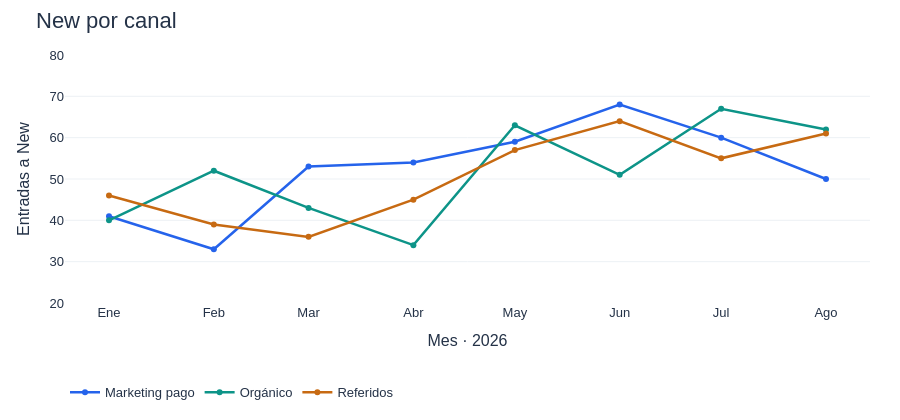

The notebook cell saved with this chart:
### Markdown cell above
#### Desglose por canal
**Por qué segmentamos:** identificar si el crecimiento de New se concentró en algún canal o fue compartido por todos.

### Code cell
from scripts.cro_charts import grafica_new_por_canal
figura_canales=grafica_new_por_canal(METRICAS/'demanda.csv')
figura_canales.show(renderer='plotly_mimetype',config=CONFIG)

### Figure 1 — Plotly figure (JSON) as saved in the notebook; plotly's stock layout.template omitted (floating-point values rounded to 4 significant figures)
{"data": [{"customdata": [["Ene 2026", "—"], ["Feb 2026", "-19,5%"], ["Mar 2026", "+60,6%"], ["Abr 2026", "+1,9%"], ["May 2026", "+9,3%"], ["Jun 2026", "+15,3%"], ["Jul 2026", "-11,8%"], ["Ago 2026", "-16,7%"]], "hovertemplate": "<b>Marketing pago</b> · %{customdata[0]}<br>Entradas a New: %{y:.0f}<br>Variación mensual: %{customdata[1]}<extra></extra>", "line": {"color": "#2563eb", "width": 2.5}, "marker": {"size": 6}, "mode": "lines+markers", "name": "Marketing pago", "type": "scatter", "x": ["2026-01-01T00:00:00", "2026-02-01T00:00:00", "2026-03-01T00:00:00", "2026-04-01T00:00:00", "2026-05-01T00:00:00", "2026-06-01T00:00:00", "2026-07-01T00:00:00", "2026-08-01T00:00:00"], "y": [41, 33, 53, 54, 59, 68, 60, 50]}, {"customdata": [["Ene 2026", "—"], ["Feb 2026", "+30,0%"], ["Mar 2026", "-17,3%"], ["Abr 2026", "-20,9%"], ["May 2026", "+85,3%"], ["Jun 2026", "-19,0%"], ["Jul 2026", "+31,4%"], ["Ago 2026", "-7,5%"]], "hovertemplate": "<b>Orgánico</b> · %{customdata[0]}<br>Entradas a New: %{y:.0f}<br>Variación mensual: %{customdata[1]}<extra></extra>", "line": {"color": "#0d9488", "width": 2.5}, "marker": {"size": 6}, "mode": "lines+markers", "name": "Orgánico", "type": "scatter", "x": ["2026-01-01T00:00:00", "2026-02-01T00:00:00", "2026-03-01T00:00:00", "2026-04-01T00:00:00", "2026-05-01T00:00:00", "2026-06-01T00:00:00", "2026-07-01T00:00:00", "2026-08-01T00:00:00"], "y": [40, 52, 43, 34, 63, 51, 67, 62]}, {"customdata": [["Ene 2026", "—"], ["Feb 2026", "-15,2%"], ["Mar 2026", "-7,7%"], ["Abr 2026", "+25,0%"], ["May 2026", "+26,7%"], ["Jun 2026", "+12,3%"], ["Jul 2026", "-14,1%"], ["Ago 2026", "+10,9%"]], "hovertemplate": "<b>Referidos</b> · %{customdata[0]}<br>Entradas a New: %{y:.0f}<br>Variación mensual: %{customdata[1]}<extra></extra>", "line": {"color": "#c76a12", "width": 2.5}, "marker": {"size": 6}, "mode": "lines+markers", "name": "Referidos", "type": "scatter", "x": ["2026-01-01T00:00:00", "2026-02-01T00:00:00", "2026-03-01T00:00:00", "2026-04-01T00:00:00", "2026-05-01T00:00:00", "2026-06-01T00:00:00", "2026-07-01T00:00:00", "2026-08-01T00:00:00"], "y": [46, 39, 36, 45, 57, 64, 55, 61]}], "layout": {"dragmode": false, "font": {"color": "#243247", "family": "Arial, sans-serif", "size": 13}, "height": 420, "hovermode": "closest", "legend": {"orientation": "h", "x": 0, "xanchor": "left", "y": -0.3, "yanchor": "top"}, "margin": {"b": 105, "l": 65, "r": 30, "t": 55}, "title": {"font": {"size": 22}, "text": "New por canal", "x": 0.04}, "xaxis": {"fixedrange": true, "showgrid": false, "tickmode": "array", "ticktext": ["Ene", "Feb", "Mar", "Abr", "May", "Jun", "Jul", "Ago"], "tickvals": ["2026-01-01T00:00:00", "2026-02-01T00:00:00", "2026-03-01T00:00:00", "2026-04-01T00:00:00", "2026-05-01T00:00:00", "2026-06-01T00:00:00", "2026-07-01T00:00:00", "2026-08-01T00:00:00"], "title": {"text": "Mes · 2026"}, "type": "date"}, "yaxis": {"dtick": 10, "fixedrange": true, "gridcolor": "#edf1f5", "range": [20, 80], "tick0": 20, "tickmode": "linear", "title": {"text": "Entradas a New"}, "zeroline": false}}}
